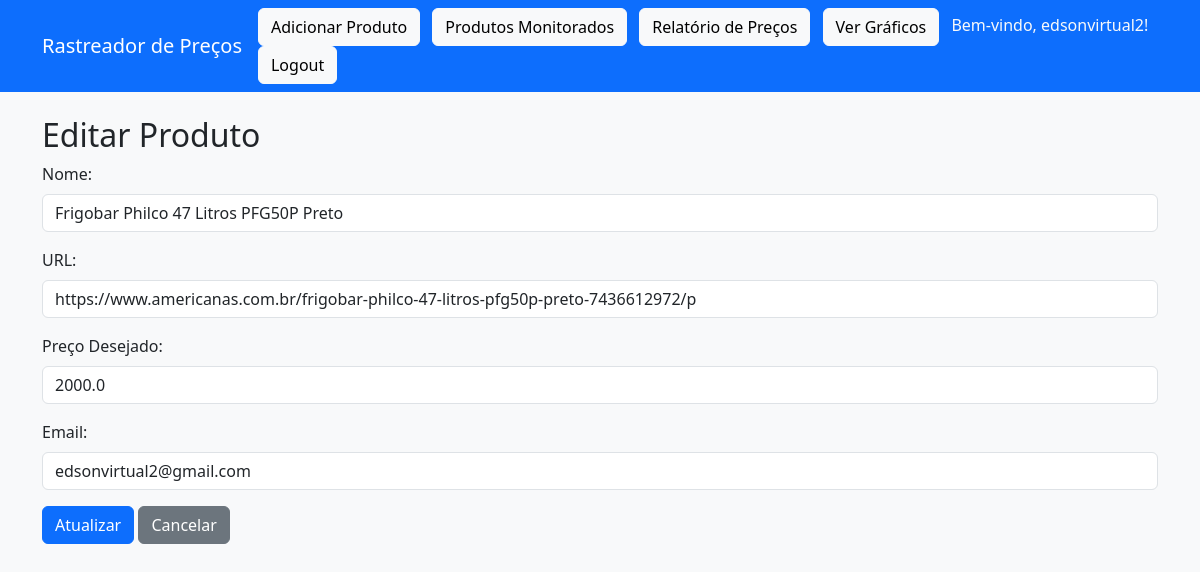
/editar/9 (signed in), run on the app's committed database.
### tables this page shows
CREATE TABLE precos (
            id INTEGER PRIMARY KEY AUTOINCREMENT,
            nome TEXT NOT NULL,
            url TEXT NOT NULL,
            preco REAL NOT NULL,
            precoDesejado REAL NOT NULL,
            email TEXT,
            data DATETIME DEFAULT CURRENT_TIMESTAMP,
            user_id INTEGER
        );

### app.py (the view)
    def decorated_function(*args, **kwargs):
        if session.get('user_id') is None:
            flash('Por favor, faça login para acessar esta página.', 'warning')
            return redirect(url_for('login'))
        return f(*args, **kwargs)

### app.py (called while the page is built)
def login_required(f):
    def decorated_function(*args, **kwargs):
        if session.get('user_id') is None:
            flash('Por favor, faça login para acessar esta página.', 'warning')
            return redirect(url_for('login'))
        return f(*args, **kwargs)
    decorated_function.__name__ = f.__name__
    return decorated_function

@app.route('/editar/<int:produto_id>', methods=['GET'])
@login_required
def editar_produto(produto_id):
    conn = sqlite3.connect(DB_PATH)
    cursor = conn.cursor()
    user_id = session['user_id']
    cursor.execute("SELECT id, nome, url, precoDesejado, email FROM precos WHERE id = ? AND user_id = ?", (produto_id, user_id))
    produto = cursor.fetchone()
    conn.close()
    if produto:
        return render_template('editar.html', produto=produto)
    else:
        flash('Produto não encontrado.', 'danger')
        return redirect(url_for('listar_produtos'))

### templates/editar.html
{% extends 'base.html' %}
{% block content %}
    <h2>Editar Produto</h2>
    <form action="{{ url_for('atualizar_produto', produto_id=produto[0]) }}" method="post">
        <div class="mb-3">
            <label for="nome" class="form-label">Nome:</label>
            <input type="text" id="nome" name="nome" class="form-control" value="{{ produto[1] }}" required>
        </div>
        <div class="mb-3">
            <label for="url" class="form-label">URL:</label>
            <input type="url" id="url" name="url" class="form-control" value="{{ produto[2] }}" required>
        </div>
        <div class="mb-3">
            <label for="preco_desejado" class="form-label">Preço Desejado:</label>
            <input type="number" id="preco_desejado" name="preco_desejado" class="form-control" value="{{ produto[3] }}" required>
        </div>
        <div class="mb-3">
            <label for="email" class="form-label">Email:</label>
            <input type="email" id="email" name="email" class="form-control" value="{{ produto[4] }}" required>
        </div>
        <button type="submit" class="btn btn-primary">Atualizar</button>
        <a href="{{ url_for('listar_produtos') }}" class="btn btn-secondary">Cancelar</a>
    </form>
{% endblock %}

### data on the page
precos: nome "Frigobar Philco 47 Litros PFG50P Preto", url "https://www.americanas.com.br/frigobar-philco-47-litros-pfg50p-preto-7436612972/p", preco_desejado "2000.0", email "edsonvirtual2@gmail.com"

### other printed values
{{ session['username'] }} "edsonvirtual2"
